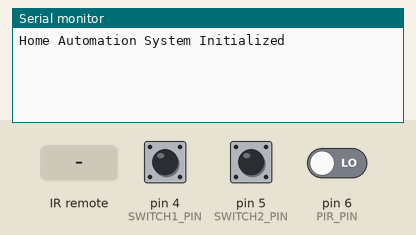
Simulated run of this sketch. Board: Arduino Uno, built with avr-gcc and run on an emulated ATmega328P. Shown: the last lines printed to the serial monitor. Inputs (shaded band) come from the test bench; at power-on: pin 4 (SWITCH1_PIN) HIGH, pin 5 (SWITCH2_PIN) HIGH, pin 6 (PIR_PIN) LOW.

Above: at 1.2 s.
1.3 s: pin 4 (SWITCH1_PIN) pulled LOW for 0.15 s
At 2.2 s:
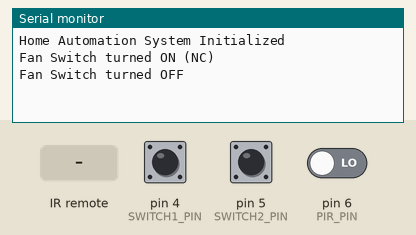
2.9 s: pin 5 (SWITCH2_PIN) pulled LOW for 0.15 s
At 4.2 s:
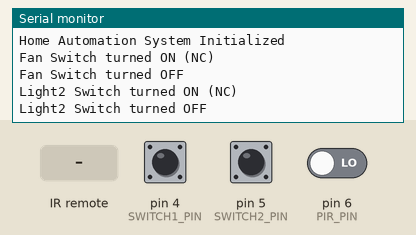
4.5 s: pin 6 (PIR_PIN) driven HIGH
At 5.1 s:
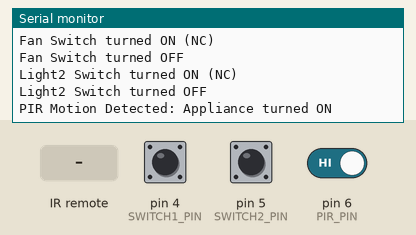
6.0 s: infrared code 0x2C87261 received
At 7.2 s:
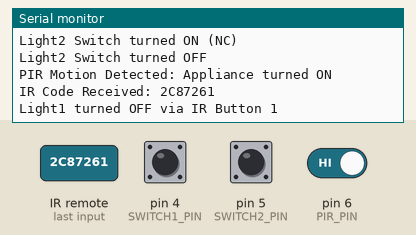
7.5 s: infrared code 0xFC04E1DD received
At 8.4 s:
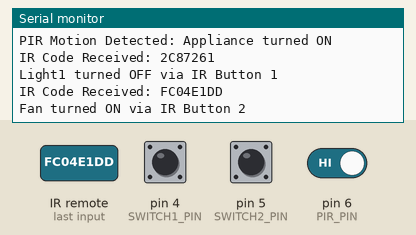
9.0 s: infrared code 0x1644C1C1 received
At 9.6 s:
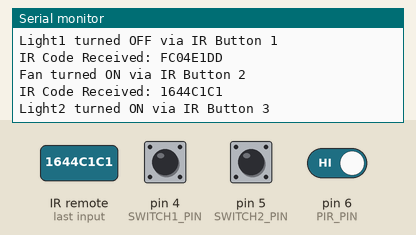

Measured:
- after the input at 1.3 s, the serial monitor: prints a new line at once (image 1)
- after the input at 2.9 s, the serial monitor: prints a new line at once (image 2)
- after the input at 4.5 s, the serial monitor: prints a new line at once (image 3)
- after the input at 6.0 s, the serial monitor: prints a new line at once (image 4)
- after the input at 7.5 s, the serial monitor: prints a new line at once (image 5)
- after the input at 9.0 s, the serial monitor: prints a new line at once (image 6)

The sketch:

Home_Automation.ino
```cpp
#include <IRremote.h>

#define IR_PIN 2  //IR Pin
#define SWITCH1_PIN 4 // Manual Switch1
#define SWITCH2_PIN 5 // Manual Switch2
#define SSR1_PIN 8    // Triac !
#define SSR2_PIN 9    // Triac 2
#define PIR_PIN 6     // PIR Oin
#define SSR_PIN 7     // Triac 3

IRrecv irrecv(IR_PIN);
decode_results results;

// Variables for appliance state
bool applianceState = false; // Current state of the appliance (ON/OFF)
bool manualOverride = false; // Tracks if IR remote manually controlled the appliance
unsigned long lastMotionTime = 0;
const unsigned long motionTimeout = 100; // Timeout for motion detection (100ms)

// Manual override variables
unsigned long manualOverrideDuration = 3000; // 3 seconds delay for PIR reactivation
unsigned long manualOverrideStartTime = 0;
bool relay1State = false;
bool relay2State = false;

// Debounce timing
unsigned long lastDebounceTime1 = 0;
unsigned long lastDebounceTime2 = 0;
const unsigned long debounceDelay = 50; // 50ms debounce time for switches

// IR debounce timing
unsigned long lastIRTime = 0;
const unsigned long IRDebounceDelay = 500; // 500ms debounce for IR signals

// Define IR codes  //Replace Your IR Code
#define IR_CODE_BUTTON_1 0x2C87261 // IR code for Button 1 (PIR control)
#define IR_CODE_BUTTON_2 0xFC04E1DD // IR code for Button 2 (Relay 1 control)
#define IR_CODE_BUTTON_3 0x1644C1C1 // IR code for Button 3 (Relay 2 control)

void setup() {
  // Initialize pins
  pinMode(PIR_PIN, INPUT);
  pinMode(SSR_PIN, OUTPUT);
  pinMode(SWITCH1_PIN, INPUT_PULLUP); // Use internal pull-up for NC switch
  pinMode(SWITCH2_PIN, INPUT_PULLUP);
  pinMode(SSR1_PIN, OUTPUT);
  pinMode(SSR2_PIN, OUTPUT);

  // Initialize SSR states
  digitalWrite(SSR_PIN, LOW);
  digitalWrite(SSR1_PIN, LOW);
  digitalWrite(SSR2_PIN, LOW);

  irrecv.enableIRIn(); // Start the IR receiver
  Serial.begin(9600);
  Serial.println("Home Automation System Initialized");
}

void loop() {
  handlePIR();     // Handle PIR motion detection
  handleIR();      // Handle IR remote commands
  handleSwitches(); // Handle manual switch inputs
  handleTimeout(); // Handle timeout for motion detection
}

void handlePIR() {
  if (digitalRead(PIR_PIN) == HIGH && !manualOverride) {
    if (!applianceState) {
      applianceState = true;
      digitalWrite(SSR_PIN, HIGH);
      Serial.println("PIR Motion Detected: Appliance turned ON");
    }
    lastMotionTime = millis();
  }
}

void handleIR() {
  if (irrecv.decode(&results)) {
    unsigned long currentMillis = millis();
    if (currentMillis - lastIRTime > IRDebounceDelay) { // IR debounce
      Serial.print("IR Code Received: ");
      Serial.println(results.value, HEX);

      if (results.value == IR_CODE_BUTTON_1) { // Handle Button 1 (PIR control)
        if (!applianceState) {  // If appliance is OFF, turn it ON
          applianceState = true;
          digitalWrite(SSR_PIN, HIGH); // Turn ON appliance
          Serial.println("Light1 turned ON via IR Button 1");
        } else {  // If appliance is ON, turn it OFF
          applianceState = false;
          digitalWrite(SSR_PIN, LOW);  // Turn OFF appliance
          Serial.println("Light1 turned OFF via IR Button 1");
        }
      } else if (results.value == IR_CODE_BUTTON_2) { // Handle Button 2 (Relay 1 control)
        // Toggle SSR1
        static bool ssr1State = false;
        ssr1State = !ssr1State;
        digitalWrite(SSR1_PIN, ssr1State ? HIGH : LOW);  // Toggle SSR1
        Serial.println(ssr1State ? "Fan turned ON via IR Button 2" : "Fan turned OFF via IR Button 2");
      } else if (results.value == IR_CODE_BUTTON_3) { // Handle Button 3 (Relay 2 control)
        // Ensure IR controls SSR2 independently
        static bool irControlSSR2 = false;
        irControlSSR2 = !irControlSSR2; // Toggle state on each IR button press
        digitalWrite(SSR2_PIN, irControlSSR2 ? HIGH : LOW); // Update SSR2 state
        Serial.println(irControlSSR2 ? "Light2 turned ON via IR Button 3" : "Light2 turned OFF via IR Button 3");
      }

      manualOverride = true; // Enable manual override
      manualOverrideStartTime = millis();
      lastIRTime = currentMillis; // Update IR debounce time
    }
    irrecv.resume();
  }
}


void handleSwitches() {
  // Handle Switch 1 (Normally Closed - NC)
  if (digitalRead(SWITCH1_PIN) == LOW) { // When switch is pressed (NC)
    if (millis() - lastDebounceTime1 > debounceDelay) {
      if (!relay1State) { // Only toggle if the state is different
        relay1State = true;  // Set relay to ON when switch is pressed
        digitalWrite(SSR1_PIN, HIGH); // Turn on SSR1
        Serial.println("Fan Switch turned ON (NC)");
      }
      lastDebounceTime1 = millis();
    }
  } else { // When switch is released (NC contact opens)
    if (millis() - lastDebounceTime1 > debounceDelay) {
      if (relay1State) { // Only toggle if the state is different
        relay1State = false; // Set relay to OFF when switch is released
        digitalWrite(SSR1_PIN, LOW); // Turn off SSR1
        Serial.println("Fan Switch turned OFF");
      }
      lastDebounceTime1 = millis();
    }
  }

  // Handle Switch 2 (Similar behavior as Switch 1)
  if (digitalRead(SWITCH2_PIN) == LOW) { // When switch is pressed (NC)
    if (millis() - lastDebounceTime2 > debounceDelay) {
      if (!relay2State) { // Only toggle if the state is different
        relay2State = true;  // Set relay to ON when switch is pressed
        digitalWrite(SSR2_PIN, HIGH); // Turn on SSR2
        Serial.println("Light2 Switch turned ON (NC)");
      }
      lastDebounceTime2 = millis();
    }
  } else { // When switch is released (NC contact opens)
    if (millis() - lastDebounceTime2 > debounceDelay) {
      if (relay2State) { // Only toggle if the state is different
        relay2State = false; // Set relay to OFF when switch is released
        digitalWrite(SSR2_PIN, LOW); // Turn off SSR2
        Serial.println("Light2 Switch turned OFF");
      }
      lastDebounceTime2 = millis();
    }
  }
}


void handleTimeout() {
  if (!manualOverride && applianceState && millis() - lastMotionTime > motionTimeout) {
    applianceState = false;
    digitalWrite(SSR_PIN, LOW);
    Serial.println("Timeout: Appliance turned OFF due to no motion");
  }
  // Only reset manualOverride when the appliance is OFF
  else if (manualOverride && !applianceState && millis() - manualOverrideStartTime > manualOverrideDuration) {
    manualOverride = false;
    Serial.println("Manual Override ended: PIR reactivated");
  }
}
```
